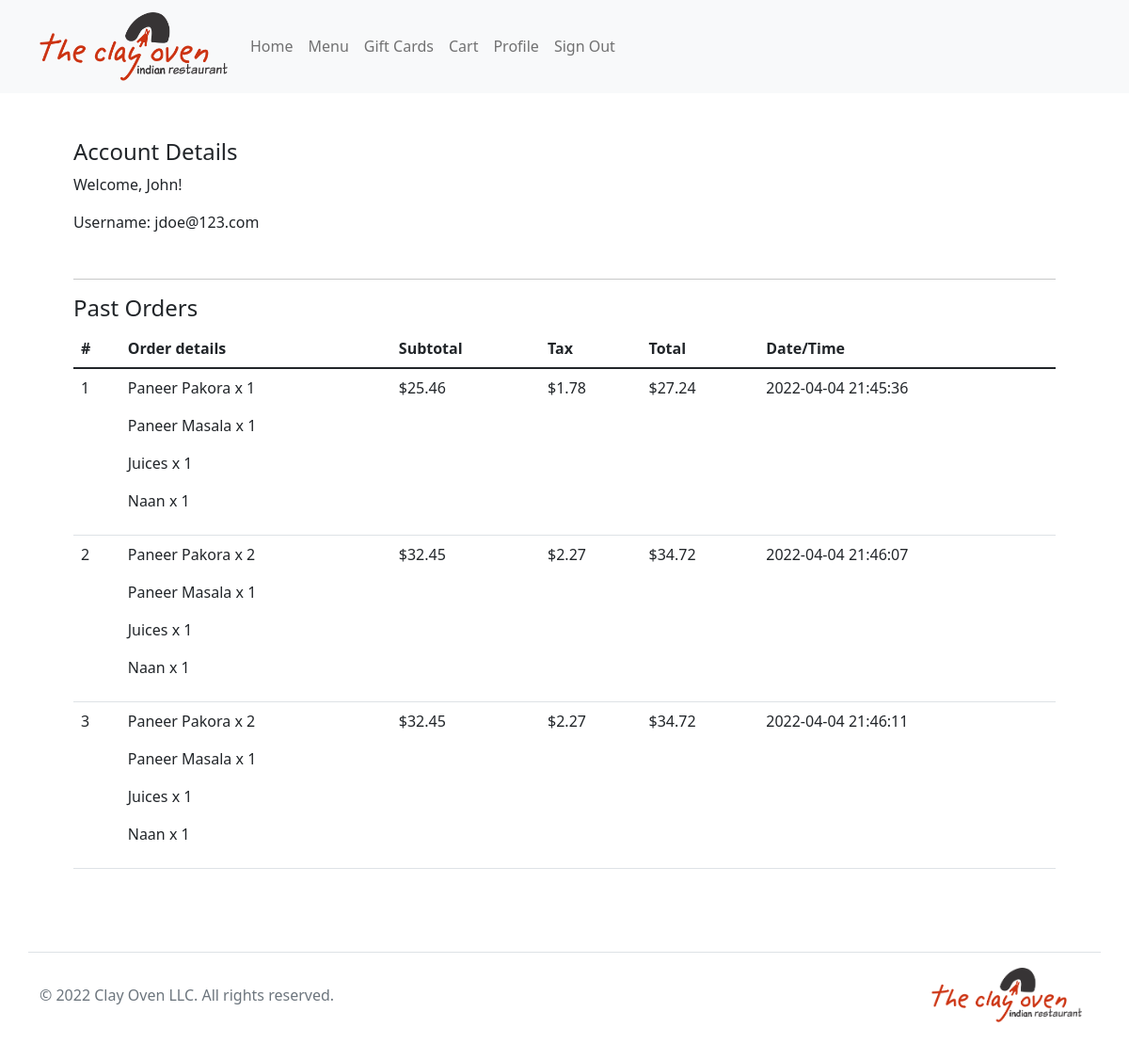
/user (signed in), run on an earlier commit of the app's database.
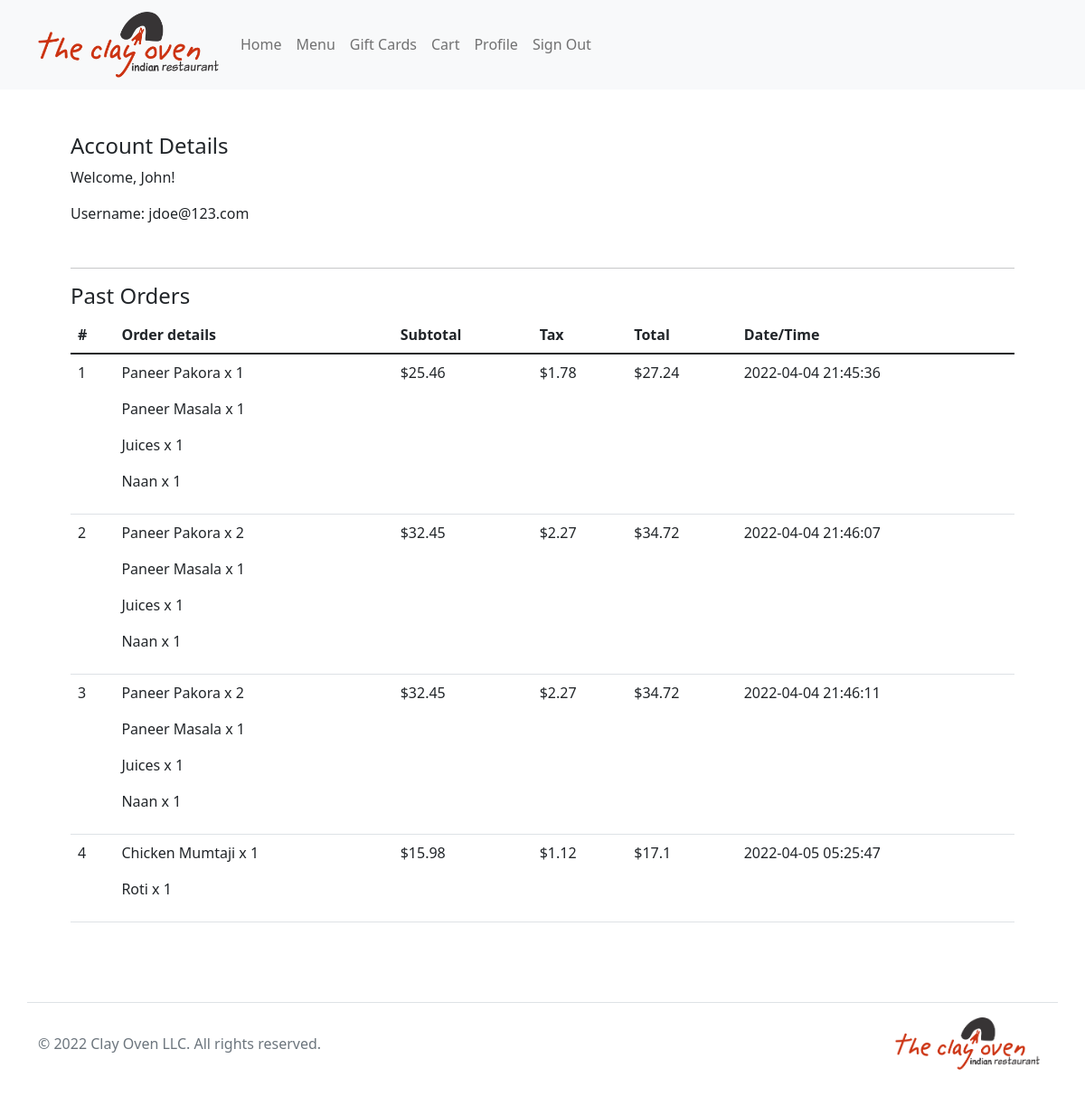
And on a later commit of the database.
### tables this page shows
CREATE TABLE users(
'id' INTEGER PRIMARY KEY AUTOINCREMENT NOT NULL UNIQUE,
'email' TEXT NOT NULL,
'hash' TEXT NOT NULL,
'name' TEXT NOT NULL);

CREATE TABLE items(
id INTEGER PRIMARY KEY AUTOINCREMENT UNIQUE NOT NULL,
item TEXT NOT NULL,
price REAL NOT NULL,
desc TEXT,
categoryID INTEGER NOT NULL,
FOREIGN KEY (categoryID) REFERENCES category(id) 
);

CREATE TABLE orders(
    id INTEGER PRIMARY KEY AUTOINCREMENT NOT NULL,
   userID INTEGER NOT NULL,
    receivedAt DATETIME DEFAULT CURRENT_TIMESTAMP NOT NULL,
    selectedItems TEXT NOT NULL,
    subtotal REAL NOT NULL,
    tax REAL NOT NULL,
    tip REAL,
   total REAL NOT NULL,
    readyAt DATETIME, FOREIGN KEY (userID) REFERENCES users(id));

### app.py (the view)
@app.route("/user")
def useracc():
    with connect('restaurant.db') as conn:
        db = conn.cursor()
        rows = db.execute("SELECT name, email FROM users WHERE id=?", [session["user"]]).fetchall()
        name = rows[0][0].split(' ')[0]
        email = rows[0][1]
        results = db.execute("SELECT selectedItems, subtotal, tax, total, receivedAt FROM orders WHERE userID=?", [session["user"]]).fetchall()
        if not results is None:
            orders = {}
            orderInfo = {}
            names = {}
            order_count = 1
            for i in results:
                details = json.loads(i[0])
                subtotal = i[1]
                tax = i[2]
                total = i[3]
                datetime = i[4]
                print(details)
                orders.update({order_count : { "subtotal" : subtotal, "tax": tax, "total": total, "datetime": datetime}})
                for id in details:
                    names[id] = db.execute("SELECT item FROM items WHERE id=?", [id]).fetchall()[0][0]
                orderInfo.update({order_count: details})
                order_count += 1
            print(orders)
            print(orderInfo)
        return render_template('useracc.html', name=name, username=email, sesh=session["user"], orders=orders, details=orderInfo, items=names)

### app.py (called while the page is built)
@app.after_request
def after_request(response):
    response.headers["Cache-Control"] = "no-cache, no-store, must-revalidate"
    response.headers["Expires"] = 0
    response.headers["Pragma"] = "no-cache"
    return response

### templates/useracc.html (shortened to what this page needs)
{% extends 'layout.html' %}
{% block main %}
    <div class="p-5 mx-auto container">
        <h4>Account Details</h4>
            <p>Welcome, {{ name }}!</p>
            <p>Username: {{ username }}</p>
        <hr class="mt-5">
        <h4>Past Orders</h4>
        <table class="table">
            <thead>
            <tr>
                <th scope="col">#</th>
                <th scope="col">Order details</th>
                <th scope="col">Subtotal</th>
                <th scope="col">Tax</th>
                <th scope="col">Total</th>
                <th scope="col">Date/Time</th>
            </tr>
            </thead>
            <tbody>
                {% for i in orders %}
                <tr>
                    <td>{{i}}</td>
                    <td>
                        {% for j in details[i] %}
                        <p>{{items[j]}} x {{details[i][j]}}</p>
                        {% endfor %}
                    </td>
                    <td>${{orders[i]["subtotal"]}}</td>
                    <td>${{orders[i]["tax"]}}</td>
                    <td>${{orders[i]["total"]}}</td>
                    <td>{{orders[i]["datetime"]}}</td>
                </tr>
                {% endfor %}
            </tbody>
        </table>
    </div>
{% endblock %}

### templates/layout.html (shortened to what this page needs)
<!DOCTYPE html>
<html lang="en">
    <head>
        <link href="https://cdn.jsdelivr.net/npm/bootstrap@5.1.3/dist/css/bootstrap.min.css" rel="stylesheet">
        <link href="static/css/static.css" rel="stylesheet">
    </head>
    <body>
        <nav class="navbar navbar-expand-lg navbar-light bg-light">
            <div class="container-sm">
              <a class="navbar-brand" href="/">
                <img src="static/imgs/Logo.png" alt="Clay Oven Indian Restaurant Logo" class="align-text-mid logo">
              </a>
              <div class="collapse navbar-collapse" id="navbarNavDropdown">
                <ul class="navbar-nav">
                  <li class="nav-item">
                    <a class="nav-link" href="/">Home</a>
                  </li>
                  <li class="nav-item">
                    <a class="nav-link" href="/menu">Menu</a>
                  </li>
                  <li class="nav-item">
                    <a class="nav-link" href="/gift">Gift Cards</a>
                  </li>
                  {% if sesh == 0 %}
                  <li class="nav-item">
                    <a class="nav-link" href="/signin">Sign In</a>
                  </li>
                  {% else %}
                  <li class="nav-item">
                    <a class="nav-link" href="/cart">Cart</a>
                  </li>
                  <li class="nav-item">
                    <a class="nav-link" href="/user">Profile</a>
                  </li>
                  <li class="nav-item">
                    <a class="nav-link" href="/signout">Sign Out</a>
                  </li>
                  {% endif %}
                </ul>
              </div>
            </div>
          </nav>
        <main>
            {% block main %}
            {% endblock %}
        </main>
        <footer class="d-flex flex-wrap justify-content-between align-items-center py-3 my-4 border-top container-sm">
            <div class="col-md-4 d-flex align-items-center">
            <span class="text-muted">© 2022 Clay Oven LLC. All rights reserved.</span>
            </div>
            <ul class="nav col-md-4 justify-content-end list-unstyled d-flex">
                <a href="/" class="mb-3 me-2 mb-md-0 text-muted text-decoration-none lh-1">
                    <img src="static/imgs/Logo.png" alt="Clay Oven Indian Restaurant Logo" class="align-text-mid logo">
                </a>
            </ul>
        </footer>
    </body>
</html>

### static/css/static.css (style rules this page uses)
.logo { height: auto; width: 10em; }

What changed in the data, as far as the page shows it:
now on this page (row unchanged): items: item "Chicken Mumtaji"
now on this page (row unchanged): items: item "Roti"
added orders: subtotal "15.98", tax "1.12", total "17.1", receivedAt "2022-04-05 05:25:47"
Also different on the page:
new list line: "4 x 1 x 1 $ $ $"
